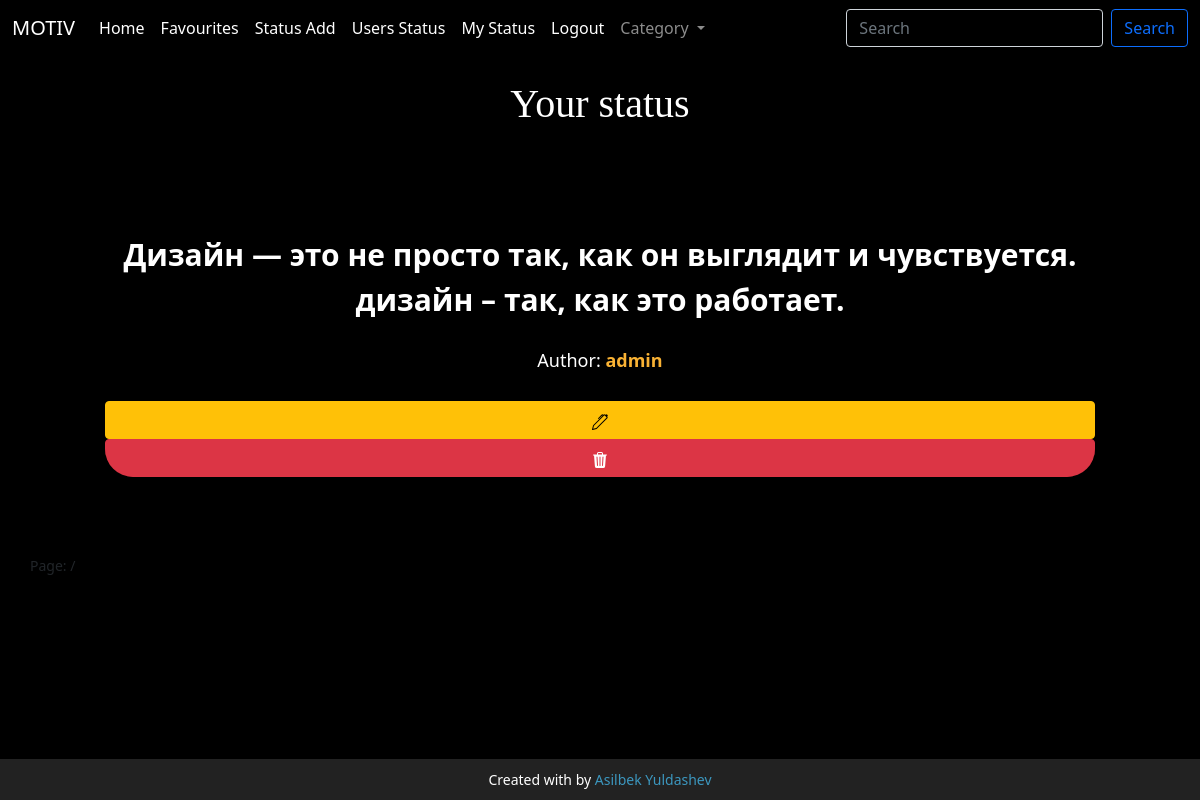
Page /my_status/ (signed in) on the committed database.
### main/models.py (models this page shows, shortened)
class StatusUser(models.Model):
    text = models.TextField()
    author = models.ForeignKey(User, on_delete=models.CASCADE)

class User(AbstractUser):
    img = models.ImageField(upload_to="images/")
    count = models.BooleanField(default=True)

### main/views.py (the view)
# urls.py: path('my_status/',my_status,name="my_status"),
def my_status(request):
    status = StatusUser.objects.filter(author__username__icontains=request.user.username)
    category = Category.objects.all()
    ctx = {
        'status':status,
        'category':category
    }
    return render(request,'my_status.html',ctx)

### template/my_status.html (shortened to what this page needs)
{% load static %}
{% load hitcount_tags %}
<!doctype html>
<html lang="en">
<head>
    <link href="https://cdn.jsdelivr.net/npm/bootstrap@5.1.0/dist/css/bootstrap.min.css" rel="stylesheet"
>
    <link rel="stylesheet" href="{% static 'salom.css' %}">
</head>
<body>
<nav style="background: black" class="navbar navbar-expand-lg navbar-dark    bg-black">
  <div class="container-fluid">
    <a class="navbar-brand" href="{% url 'index' %}">MOTIV</a>
    <div class="collapse navbar-collapse" id="navbarSupportedContent">
      <ul class="navbar-nav me-auto mb-2 mb-lg-0">
        <li class="nav-item">
          <a class="nav-link active" aria-current="page" href="{% url 'index' %}">Home</a>
        </li>
          <li class="nav-item">
                    <a class="nav-link active" aria-current="page" href="{% url 'sevimli' %}">Favourites</a>
                </li>
          <li class="nav-item">
                    <a class="nav-link active" aria-current="page" href="{% url 'status_add' %}">Status Add</a>
                </li><li class="nav-item">
                    <a class="nav-link active" aria-current="page" href="{% url 'users_status' %}">Users Status</a>
                </li>
          {% if user.count %}
          {% else %}
          <li class="nav-item">
                    <a class="nav-link active" aria-current="page" href="{% url 'my_status' %}">My Status</a>
                </li>
          {% endif %}
          <li class="nav-item">
                    <a class="nav-link active" aria-current="page" href="{% url 'logodut' %}">Logout</a>
                </li>
           <li class="nav-item dropdown ">
          <a class="nav-link dropdown-toggle " href="#" id="navbarDropdown" role="button" data-bs-toggle="dropdown" aria-expanded="false">
            Category
          </a>
        </li>
      </ul>
     <form class="d-flex" role="search" method="post" action="{% url 'search' %}">
        <input class="form-control me-2" style="background: black;color: white" name="search" type="search" placeholder="Search" aria-label="Search">
        <button class="btn btn-outline-primary" type="submit">Search</button>
      </form>
    </div>
  </div>
</nav>
<h1 class="text-center text-white mt-4" style="font-family: cursive">Your status</h1>
<link rel="stylesheet" href="https://use.fontawesome.com/releases/v5.7.0/css/all.css"
>
<div style="display: flex; flex-direction: column; justify-content: center; align-items: center">
<div>
<div style="" class="container">
    {% if search %}
    <div class="ag-format-container">
        <div class="ag-courses_box">
            {% for i in status %}
            <div class="ag-courses_item">
                <a href="{% url 'status' i.id %}" class="ag-courses-item_link">
                    <div class="ag-courses-item_bg">
                    </div>
                    <div class="ag-courses-item_title">
                        <span>{{ i.text|slice:45 }}</span>
                    </div>
                    <div class="ag-courses-item_date-box">
                        Author:
                        <span class="ag-courses-item_date">
              {{ i.author }} </span>
                        <br>
                        <svg xmlns="http://www.w3.org/2000/svg" width="16" height="16" fill="currentColor"
                             class="bi bi-eye-fill" viewBox="0 0 16 16">
                            <path d="M10.5 8a2.5 2.5 0 1 1-5 0 2.5 2.5 0 0 1 5 0"/>
                            <path d="M0 8s3-5.5 8-5.5S16 8 16 8s-3 5.5-8 5.5S0 8 0 8m8 3.5a3.5 3.5 0 1 0 0-7 3.5 3.5 0 0 0 0 7"/>
                        </svg>
                        : {% get_hit_count for i %}
                    </div>
            </div>
            </a>
        </div>
    </div>
    {% endfor %}
    {% else %}
  <div class="mt-5" style="padding: 3rem ; text-align: center">
{% for i in status %}
        <div class="ag-courses_item">
            <div class="ag-courses-item_title">
                <span>{{ i.text }}</span>
            </div>
            <div class="ag-courses-item_date-box">
                Author:
                <span class="ag-courses-item_date">
              {{ i.author }} </span>
                <br>
                <br>
                <a href="{% url 'edit' i.id %}" class="btn btn-warning w-100"></a>
             <a data-bs-toggle="modal" data-bs-target="#exampleModal"  class="btn btn-danger w-100">
                </a>
            </div>
        </div>
    </div>
{% endfor %}
            </div>
    {% endif %}
    <p>Page: {{ page.number }}/{{ page.paginator.num_pages }}</p>
    <nav aria-label="Page navigation example">
        <ul class="pagination justify-content-center">
        </ul>
    </nav>
</div>
    <div style="display: flex; flex-direction: column; justify-content: center; align-items: center">
    <div>
        <footer>
            <p>
                Created with by
                <a target="_blank" href="https://asilbek-yuldashev.uz">Asilbek Yuldashev</a>
            </p>
        </footer>
    </div>
</div>
</body>
</html>

### main/static/salom.css (style rules this page uses)
body { background-color: #000; }
.ag-courses_item { -ms-flex-preferred-size: calc(33.33333% - 30px); flex-basis: calc(33.33333% - 30px); margin: 0 15px 30px; overflow: hidden; border-radius: 28px; }
.ag-courses-item_title { min-height: 87px; margin: 0 0 25px; overflow: hidden; font-weight: bold; font-size: 30px; color: #FFF; z-index: 2; position: relative; }
.ag-courses-item_date-box { font-size: 18px; color: #FFF; z-index: 2; position: relative; }
.ag-courses-item_date { font-weight: bold; color: #f9b234; -webkit-transition: color .5s ease; -o-transition: color .5s ease; transition: color .5s ease }

### template/my_status.html (style rules this page uses)
* { padding: 0; margin: 0; box-sizing: border-box; }
p { font-size: 14px; line-height: 21px; }
footer { background-color: #222; color: #fff; font-size: 14px; bottom: 0; position: fixed; left: 0; right: 0; text-align: center; z-index: 999; }
footer p { margin: 10px 0; }
footer a { color: #3c97bf; text-decoration: none; }

### rows in the picture
StatusUser: text "Дизайн — это не просто так, как он выглядит и чувствуется. дизайн – так, как это работает.", author "admin"
